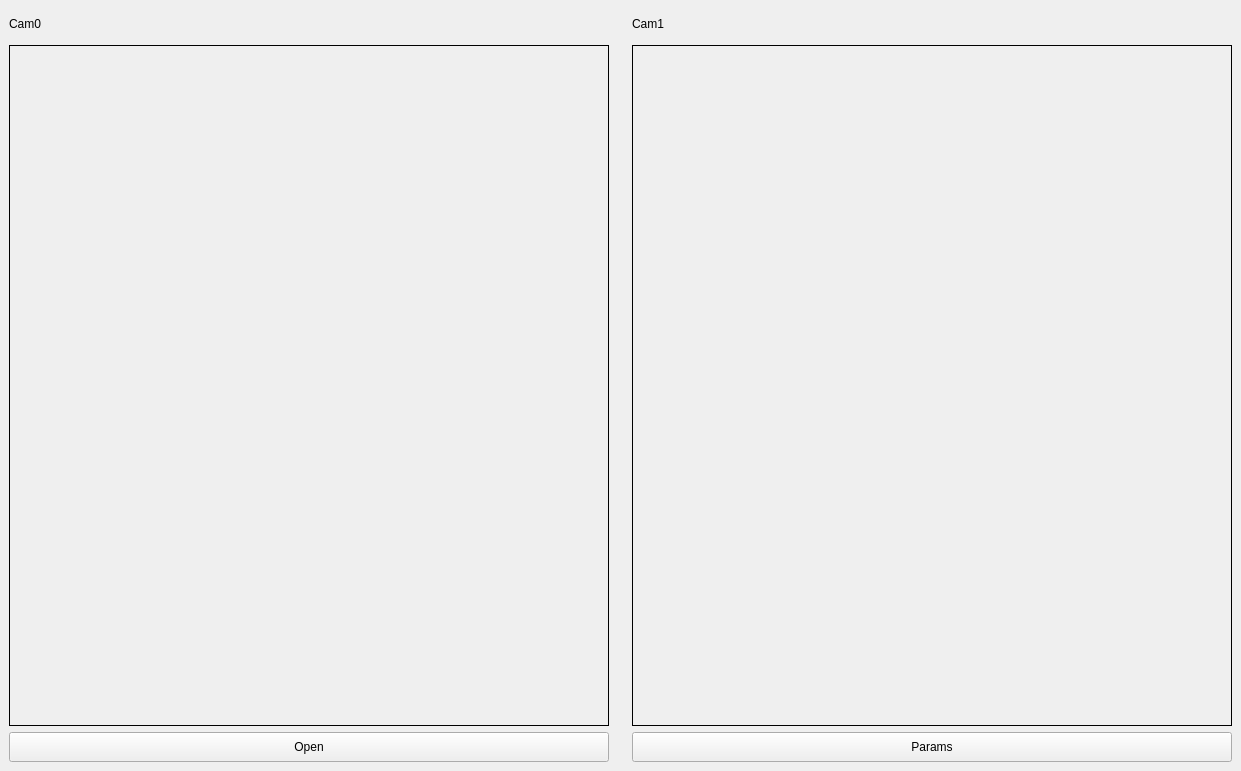
<?xml version="1.0" encoding="UTF-8"?>
<ui version="4.0">
 <class>Form</class>
 <widget class="QWidget" name="Form">
  <property name="geometry">
   <rect>
    <x>0</x>
    <y>0</y>
    <width>1241</width>
    <height>771</height>
   </rect>
  </property>
  <property name="windowTitle">
   <string>Form</string>
  </property>
  <layout class="QHBoxLayout" name="horizontalLayout">
   <property name="spacing">
    <number>5</number>
   </property>
   <property name="leftMargin">
    <number>0</number>
   </property>
   <property name="topMargin">
    <number>0</number>
   </property>
   <property name="rightMargin">
    <number>0</number>
   </property>
   <property name="bottomMargin">
    <number>0</number>
   </property>
   <item>
    <widget class="QFrame" name="verticalFrame">
     <layout class="QVBoxLayout" name="verticalLayout">
      <item>
       <widget class="QLabel" name="cam0">
        <property name="maximumSize">
         <size>
          <width>16777215</width>
          <height>30</height>
         </size>
        </property>
        <property name="text">
         <string>Cam0</string>
        </property>
       </widget>
      </item>
      <item>
       <widget class="QLabel" name="cam0Screen">
        <property name="sizePolicy">
         <sizepolicy hsizetype="Preferred" vsizetype="Preferred">
          <horstretch>0</horstretch>
          <verstretch>0</verstretch>
         </sizepolicy>
        </property>
        <property name="minimumSize">
         <size>
          <width>600</width>
          <height>400</height>
         </size>
        </property>
        <property name="frameShape">
         <enum>QFrame::Box</enum>
        </property>
        <property name="text">
         <string/>
        </property>
       </widget>
      </item>
      <item>
       <widget class="QPushButton" name="open">
        <property name="minimumSize">
         <size>
          <width>0</width>
          <height>30</height>
         </size>
        </property>
        <property name="text">
         <string>Open</string>
        </property>
       </widget>
      </item>
     </layout>
    </widget>
   </item>
   <item>
    <widget class="QFrame" name="verticalFrame_2">
     <layout class="QVBoxLayout" name="verticalLayout_2">
      <item>
       <widget class="QLabel" name="cam1">
        <property name="maximumSize">
         <size>
          <width>16777215</width>
          <height>30</height>
         </size>
        </property>
        <property name="text">
         <string>Cam1</string>
        </property>
       </widget>
      </item>
      <item>
       <widget class="QLabel" name="cam1Screen">
        <property name="minimumSize">
         <size>
          <width>600</width>
          <height>400</height>
         </size>
        </property>
        <property name="frameShape">
         <enum>QFrame::Box</enum>
        </property>
        <property name="text">
         <string/>
        </property>
       </widget>
      </item>
      <item>
       <widget class="QPushButton" name="param">
        <property name="minimumSize">
         <size>
          <width>0</width>
          <height>30</height>
         </size>
        </property>
        <property name="text">
         <string>Params</string>
        </property>
       </widget>
      </item>
     </layout>
    </widget>
   </item>
  </layout>
 </widget>
 <resources/>
 <connections/>
</ui>
